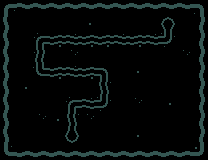

This is a level from a 2D game, rendered from its Tiled map with the project's own tilesets. A one-line summary and the complete map file follow:
An orthogonal 13x10 tile map with 16x16 px tiles, 2 tile layers (Base, Path), 2 tilesets.

<map version="1.5" tiledversion="1.5.0" orientation="orthogonal" renderorder="right-down" width="13" height="10" tilewidth="16" tileheight="16" infinite="0" nextlayerid="3" nextobjectid="1">
 <tileset firstgid="1" name="tiles" tilewidth="16" tileheight="16" tilecount="64" columns="8">
  <image source="_tilesets/tiles2.png" width="128" height="128" />
 </tileset>
 <tileset firstgid="65" source="_tilesets/recolor.tsx" />
 <layer id="1" name="Base" width="13" height="10">
  <data encoding="csv">
102,103,103,103,103,103,103,103,103,103,103,103,104,
114,113,113,113,113,113,113,113,113,113,113,113,116,
114,113,101,113,113,113,113,113,113,113,113,113,116,
114,113,101,101,101,113,113,113,113,113,113,113,116,
114,113,101,101,101,113,113,113,113,113,113,113,116,
114,101,101,101,101,113,113,113,113,113,113,113,116,
114,101,101,101,101,101,113,113,113,113,113,113,116,
114,113,101,101,113,101,101,113,113,113,113,113,116,
114,113,113,113,113,113,113,113,113,113,113,113,116,
126,127,127,127,127,127,127,127,127,127,127,127,128
</data>
 </layer>
 <layer id="2" name="Path" width="13" height="10">
  <data encoding="csv">
0,0,0,0,0,0,0,0,0,0,0,0,0,
0,0,0,0,0,115,0,0,0,0,176,0,0,
0,0,138,139,163,139,139,163,139,163,164,0,0,
0,0,150,0,175,0,0,0,0,0,0,175,0,
0,0,162,139,163,139,140,0,115,0,0,0,0,
0,115,0,0,0,0,152,0,0,0,0,0,0,
0,0,0,0,138,163,164,0,175,0,115,0,0,
0,0,175,115,152,175,0,0,0,0,0,0,0,
0,0,0,0,188,0,0,0,115,0,0,0,0,
0,0,0,0,0,0,0,0,0,0,0,0,0
</data>
 </layer>
</map>
